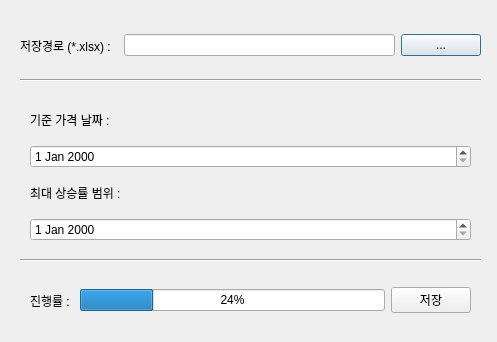
<?xml version="1.0" encoding="UTF-8"?>
<ui version="4.0">
 <class>Dialog</class>
 <widget class="QDialog" name="Dialog">
  <property name="enabled">
   <bool>true</bool>
  </property>
  <property name="geometry">
   <rect>
    <x>0</x>
    <y>0</y>
    <width>497</width>
    <height>342</height>
   </rect>
  </property>
  <property name="windowTitle">
   <string>코인개코 250위 가격</string>
  </property>
  <widget class="Line" name="line">
   <property name="geometry">
    <rect>
     <x>20</x>
     <y>70</y>
     <width>461</width>
     <height>20</height>
    </rect>
   </property>
   <property name="orientation">
    <enum>Qt::Horizontal</enum>
   </property>
  </widget>
  <widget class="Line" name="line_2">
   <property name="geometry">
    <rect>
     <x>20</x>
     <y>250</y>
     <width>461</width>
     <height>20</height>
    </rect>
   </property>
   <property name="orientation">
    <enum>Qt::Horizontal</enum>
   </property>
  </widget>
  <widget class="QWidget" name="layoutWidget">
   <property name="geometry">
    <rect>
     <x>30</x>
     <y>100</y>
     <width>441</width>
     <height>141</height>
    </rect>
   </property>
   <layout class="QVBoxLayout" name="verticalLayout">
    <item>
     <widget class="QLabel" name="label_2">
      <property name="text">
       <string>기준 가격 날짜 :</string>
      </property>
     </widget>
    </item>
    <item>
     <widget class="QDateEdit" name="fromDate"/>
    </item>
    <item>
     <widget class="QLabel" name="label">
      <property name="text">
       <string>최대 상승률 범위 :</string>
      </property>
     </widget>
    </item>
    <item>
     <widget class="QDateEdit" name="endDate"/>
    </item>
   </layout>
  </widget>
  <widget class="QWidget" name="layoutWidget">
   <property name="geometry">
    <rect>
     <x>20</x>
     <y>20</y>
     <width>461</width>
     <height>51</height>
    </rect>
   </property>
   <layout class="QHBoxLayout" name="horizontalLayout">
    <item>
     <widget class="QLabel" name="label_3">
      <property name="text">
       <string>저장경로 (*.xlsx) :  </string>
      </property>
     </widget>
    </item>
    <item>
     <widget class="QLineEdit" name="savePath"/>
    </item>
    <item>
     <widget class="QPushButton" name="savePathBtn">
      <property name="text">
       <string>...</string>
      </property>
     </widget>
    </item>
   </layout>
  </widget>
  <widget class="QWidget" name="layoutWidget">
   <property name="geometry">
    <rect>
     <x>30</x>
     <y>280</y>
     <width>441</width>
     <height>41</height>
    </rect>
   </property>
   <layout class="QHBoxLayout" name="horizontalLayout_2">
    <item>
     <widget class="QLabel" name="label_4">
      <property name="text">
       <string>진행률 : </string>
      </property>
     </widget>
    </item>
    <item>
     <widget class="QProgressBar" name="progressBar">
      <property name="value">
       <number>24</number>
      </property>
     </widget>
    </item>
    <item>
     <widget class="QPushButton" name="saveBtn">
      <property name="text">
       <string>저장</string>
      </property>
     </widget>
    </item>
   </layout>
  </widget>
 </widget>
 <resources/>
 <connections/>
</ui>
